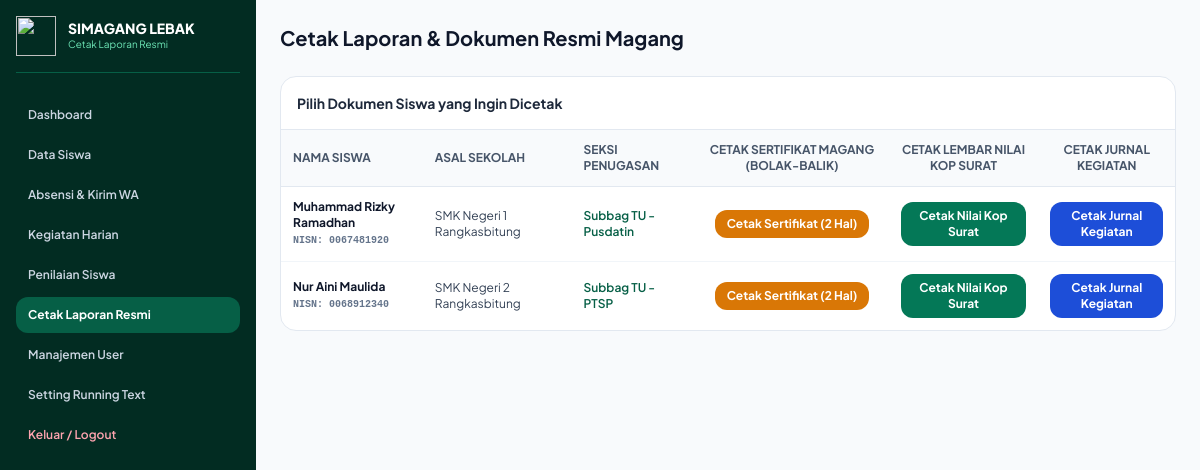
The app's page /laporan.php (signed in) with its own data.
### tables this page shows
CREATE TABLE IF NOT EXISTS `students` (
  `id` INT AUTO_INCREMENT PRIMARY KEY,
  `photo` VARCHAR(255) DEFAULT 'assets/img/default-avatar.png',
  `username` VARCHAR(50) NOT NULL UNIQUE,
  `password` VARCHAR(255) NOT NULL,
  `nama` VARCHAR(150) NOT NULL,
  `nisn` VARCHAR(20) NOT NULL UNIQUE,
  `tempat_lahir` VARCHAR(100) NOT NULL,
  `tanggal_lahir` DATE NOT NULL,
  `kelas` VARCHAR(50) NOT NULL,
  `program_keahlian` VARCHAR(100) NOT NULL,
  `no_hp` VARCHAR(20) NOT NULL,
  `asal_sekolah` VARCHAR(150) NOT NULL,
  `pembimbing_sekolah` VARCHAR(150) NOT NULL,
  `no_hp_pembimbing` VARCHAR(20) NOT NULL,
  `alamat` TEXT NOT NULL,
  `tempat_penugasan` VARCHAR(100) NOT NULL,
  `pembimbing_kantor` VARCHAR(150) NOT NULL,
  `nip_pembimbing` VARCHAR(30) NOT NULL,
  `status` ENUM('Aktif', 'Selesai', 'Berhenti/Pindah') NOT NULL DEFAULT 'Aktif',
  `tahun` VARCHAR(4) NOT NULL DEFAULT '2026',
  `tanggal_mulai` DATE DEFAULT NULL,
  `tanggal_selesai` DATE DEFAULT NULL,
  `created_at` TIMESTAMP DEFAULT CURRENT_TIMESTAMP
);

### laporan.php (the view, shortened to what this page needs)
<?php
require_once 'config/koneksi.php';
$students = $pdo->query("SELECT * FROM students ORDER BY nama ASC")->fetchAll();
?>
<!DOCTYPE html>
<html lang="id">
<head>
    <script src="https://cdn.tailwindcss.com"></script>
</head>
<body class="bg-slate-50 flex min-h-screen">
    <aside class="w-64 bg-emerald-950 text-white min-h-screen p-4 flex flex-col justify-between shrink-0">
        <div>
            <div class="flex items-center gap-3 mb-6 pb-4 border-b border-emerald-800">
                <img src="assets/img/kemenag-logo.png" class="w-10 h-10 object-contain" onerror="this.src='https://upload.wikimedia.org/wikipedia/commons/thumb/a/a2/Logo_Kementerian_Agama_Republik_Indonesia.png/600px-Logo_Kementerian_Agama_Republik_Indonesia.png'">
                <div>
                    <h2 class="font-black text-sm leading-tight">SIMAGANG LEBAK</h2>
                    <p class="text-[10px] text-emerald-300">Cetak Laporan Resmi</p>
                </div>
            </div>
            <nav class="space-y-1 text-xs font-semibold">
                <a href="dashboard_admin.php" class="block py-2.5 px-3 hover:bg-emerald-900 rounded-xl text-slate-300">Dashboard</a>
                <a href="siswa.php" class="block py-2.5 px-3 hover:bg-emerald-900 rounded-xl text-slate-300">Data Siswa</a>
                <a href="absensi.php" class="block py-2.5 px-3 hover:bg-emerald-900 rounded-xl text-slate-300">Absensi &amp; Kirim WA</a>
                <a href="kegiatan.php" class="block py-2.5 px-3 hover:bg-emerald-900 rounded-xl text-slate-300">Kegiatan Harian</a>
                <a href="penilaian.php" class="block py-2.5 px-3 hover:bg-emerald-900 rounded-xl text-slate-300">Penilaian Siswa</a>
                <a href="laporan.php" class="block py-2.5 px-3 bg-emerald-800 text-white rounded-xl font-bold">Cetak Laporan Resmi</a>
                <a href="users.php" class="block py-2.5 px-3 hover:bg-emerald-900 rounded-xl text-slate-300">Manajemen User</a>
                <a href="running_text.php" class="block py-2.5 px-3 hover:bg-emerald-900 rounded-xl text-slate-300">Setting Running Text</a>
                <a href="logout.php" class="block py-2.5 px-3 hover:bg-rose-900/60 rounded-xl text-rose-300 mt-4">Keluar / Logout</a>
            </nav>
        </div>
    </aside>
    <main class="flex-1 p-6 max-w-7xl space-y-6">
        <h1 class="text-xl font-bold text-slate-900">Cetak Laporan &amp; Dokumen Resmi Magang</h1>
        <div class="bg-white rounded-2xl border border-slate-200 shadow-xs overflow-hidden">
            <div class="p-4 border-b border-slate-200 font-bold text-sm text-slate-800">Pilih Dokumen Siswa yang Ingin Dicetak</div>
            <div class="overflow-x-auto">
                <table class="w-full text-xs text-left">
                    <thead class="bg-slate-50 border-b border-slate-200 text-slate-600 uppercase font-bold">
                        <tr>
                            <th class="p-3">Nama Siswa</th>
                            <th class="p-3">Asal Sekolah</th>
                            <th class="p-3">Seksi Penugasan</th>
                            <th class="p-3 text-center">Cetak Sertifikat Magang (Bolak-Balik)</th>
                            <th class="p-3 text-center">Cetak Lembar Nilai Kop Surat</th>
                            <th class="p-3 text-center">Cetak Jurnal Kegiatan</th>
                        </tr>
                    </thead>
                    <tbody class="divide-y divide-slate-100">
                        <?php foreach ($students as $s): ?>
                        <tr>
                            <td class="p-3 font-bold text-slate-900"><?= htmlspecialchars($s['nama']) ?><br><span class="font-mono text-[10px] text-slate-500">NISN: <?= htmlspecialchars($s['nisn']) ?></span></td>
                            <td class="p-3 text-slate-700"><?= htmlspecialchars($s['asal_sekolah']) ?></td>
                            <td class="p-3 font-semibold text-emerald-800"><?= htmlspecialchars($s['tempat_penugasan']) ?></td>
                            <td class="p-3 text-center">
                                <a href="cetak_dokumen.php?id=<?= $s['id'] ?>&tipe=sertifikat" target="_blank" class="px-3 py-1.5 bg-amber-600 hover:bg-amber-700 text-white rounded-xl font-bold text-xs inline-block shadow-xs">
                                    Cetak Sertifikat (2 Hal)
                                </a>
                            </td>
                            <td class="p-3 text-center">
                                <a href="cetak_dokumen.php?id=<?= $s['id'] ?>&tipe=penilaian" target="_blank" class="px-3 py-1.5 bg-emerald-700 hover:bg-emerald-800 text-white rounded-xl font-bold text-xs inline-block shadow-xs">
                                    Cetak Nilai Kop Surat
                                </a>
                            </td>
                            <td class="p-3 text-center">
                                <a href="cetak_dokumen.php?id=<?= $s['id'] ?>&tipe=kegiatan" target="_blank" class="px-3 py-1.5 bg-blue-700 hover:bg-blue-800 text-white rounded-xl font-bold text-xs inline-block shadow-xs">
                                    Cetak Jurnal Kegiatan
                                </a>
                            </td>
                        </tr>
                        <?php endforeach; ?>
                    </tbody>
                </table>
            </div>
        </div>
    </main>
</body>
</html>

### laporan.php (style rules this page uses)
body { font-family: 'Plus Jakarta Sans', sans-serif; }

### records on screen
students: nama "Muhammad Rizky Ramadhan", nisn "0067481920", asal_sekolah "SMK Negeri 1 Rangkasbitung", tempat_penugasan "Subbag TU - Pusdatin"
students: nama "Nur Aini Maulida", nisn "0068912340", asal_sekolah "SMK Negeri 2 Rangkasbitung", tempat_penugasan "Subbag TU - PTSP"
